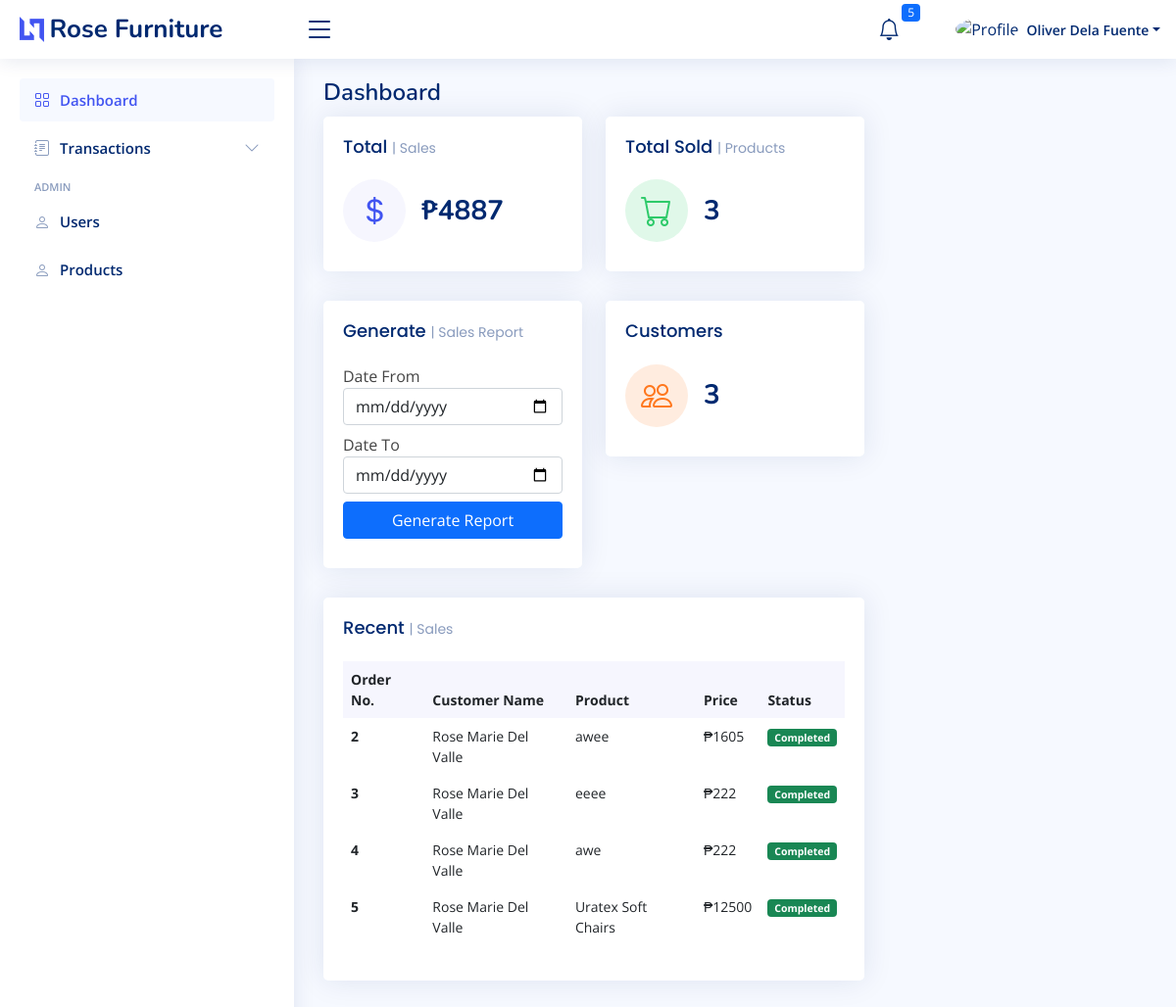
Before: /ecommerce/dashboard (signed in) with the older database file.
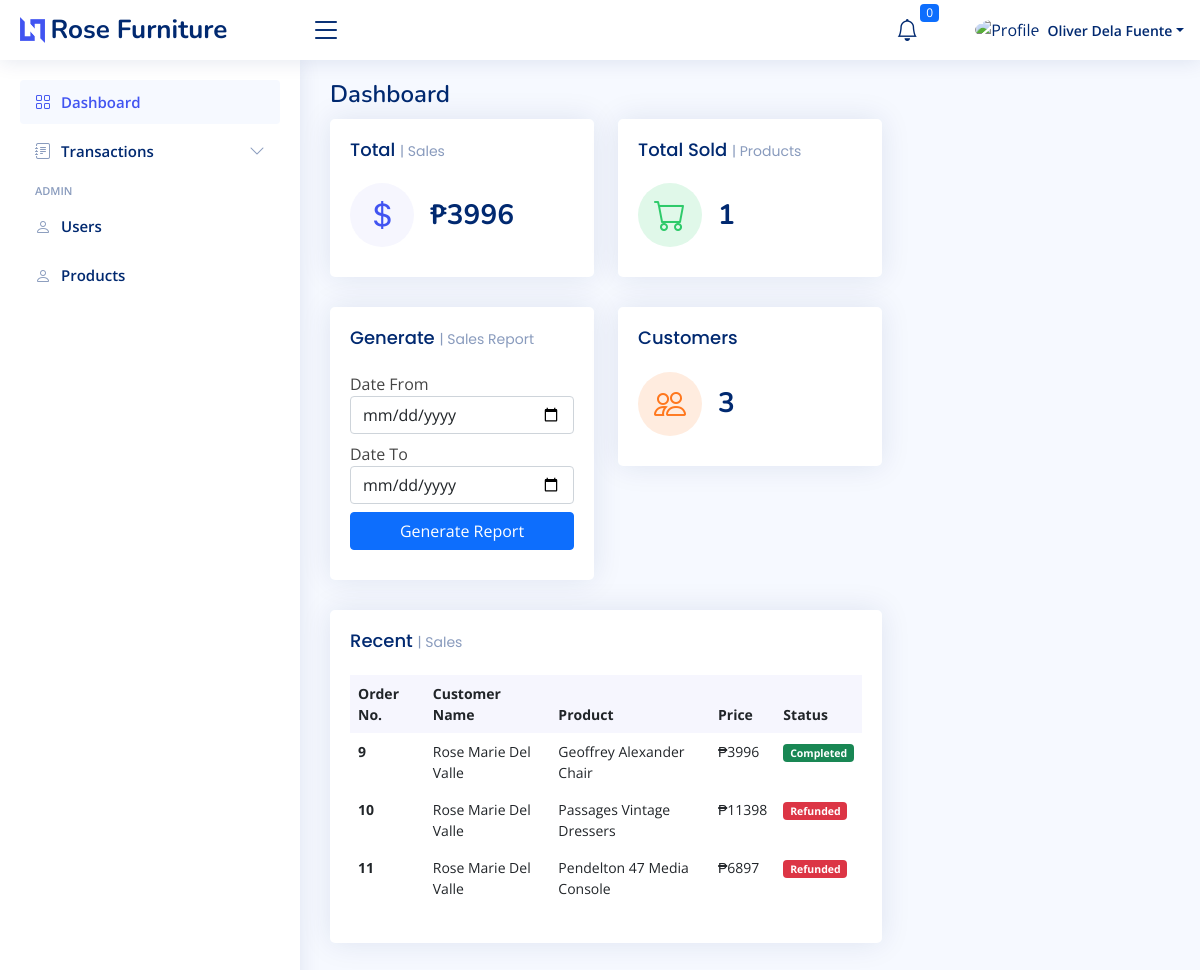
After: the same page with the newer database file.
### tables this page shows
CREATE TABLE `tbl_order_detail_items` (
  `order_id` int(11) NOT NULL,
  `product_code` varchar(100) DEFAULT NULL,
  `product_name` varchar(100) DEFAULT NULL,
  `price` varchar(100) DEFAULT NULL,
  `quantity` varchar(100) DEFAULT NULL,
  `payment_method` varchar(100) DEFAULT NULL,
  `user_id` int(11) DEFAULT NULL,
  `detail_code` varchar(100) DEFAULT NULL,
  `date_cancelled` datetime DEFAULT current_timestamp(),
  `status` int(11) DEFAULT 1,
  `to_pay` int(11) DEFAULT 1,
  `to_ship` int(11) DEFAULT 0,
  `to_pickup` int(11) DEFAULT 0,
  `in_transit` int(11) DEFAULT 0,
  `to_deliver` int(11) DEFAULT 0,
  `cart_id` int(11) DEFAULT NULL,
  `to_complete` int(11) DEFAULT 0,
  `group_code` int(11) DEFAULT NULL,
  `rider_id` varchar(100) DEFAULT NULL,
  `refund_status` int(11) DEFAULT 0,
  `date_completed` varchar(100) DEFAULT NULL,
  `rider_refund_id` int(11) DEFAULT NULL,
  `date_created` timestamp NULL DEFAULT current_timestamp()
);

CREATE TABLE `tbl_users` (
  `user_id` int(11) NOT NULL,
  `first_name` varchar(100) DEFAULT NULL,
  `last_name` varchar(100) DEFAULT NULL,
  `address` varchar(250) DEFAULT NULL,
  `contact_no` varchar(50) DEFAULT NULL,
  `username` varchar(100) DEFAULT NULL,
  `password` varchar(100) DEFAULT NULL,
  `email` varchar(100) DEFAULT NULL,
  `group_code` int(11) DEFAULT NULL,
  `status` int(11) DEFAULT 1
);

### ecommerce/dashboard.php (the view, shortened to what the changed rows need)
<?php include '../includes/header_ecommerce.php'; ?>
<div class="pagetitle">
  <h1>Dashboard</h1>
</div>
<section class="section dashboard">
  <div class="row">
    <div class="col-lg-8">
      <div class="row">
        <div class="col-xxl-4 col-md-6">
          <div class="card info-card sales-card">
            <div class="card-body">
              <div class="d-flex align-items-center">
                <div class="ps-3">
                  <h6>₱<?php
                        $sql = mysqli_query($conn, "SELECT SUM(price) as price, SUM(quantity) as 'quantity', COUNT(order_id) as 'count' FROM `tbl_order_detail_items` WHERE to_complete = 2 AND refund_status IN (0,1)");
                        $row = mysqli_fetch_assoc($sql);
                        echo $row['price'] * $row['quantity'];
                        ?></h6>
                </div>
              </div>
            </div>
          </div>
        </div>
        <div class="col-xxl-4 col-md-6">
          <div class="card info-card revenue-card">
            <div class="card-body">
              <div class="d-flex align-items-center">
                <div class="ps-3">
                  <h6><?php
                      $sqlProductCount = mysqli_query($conn, "SELECT COUNT(order_id) as 'count' FROM tbl_order_detail_items WHERE to_complete = 2 AND refund_status IN (0,1)");
                      $fetchCount = mysqli_fetch_assoc($sqlProductCount);
                      echo $fetchCount['count'];
                      ?></h6>
                </div>
              </div>
            </div>
          </div>
        </div>
        <div class="col-12">
          <div class="card recent-sales overflow-auto">
            <div class="card-body">
              <table class="table table-borderless table-responsive">
                <thead>
                  <tr>
                    <th scope="col">Order No.</th>
                    <th scope="col">Customer Name</th>
                    <th scope="col">Product</th>
                    <th scope="col">Price</th>
                    <th scope="col">Status</th>
                  </tr>
                </thead>
                <tbody>
                  <?php
                  $sql = mysqli_query($conn, "SELECT * FROM tbl_order_detail_items WHERE to_complete = 2 ORDER BY order_id ASC LIMIT 5");
                  if (mysqli_num_rows($sql) > 0) {
                    while ($row = mysqli_fetch_assoc($sql)) {
                      $sqlName = mysqli_query($conn, "SELECT first_name, last_name FROM tbl_users WHERE user_id = '" . $row['user_id'] . "' ");
                      $fetchName = mysqli_fetch_assoc($sqlName);
                      $fullname = $fetchName['first_name'] . ' ' . $fetchName['last_name'];
                      $total = $row['price'] * $row['quantity'];
                  ?>
                      <tr>
                        <th scope="row"><?= $row['order_id'] ?></th>
                        <td><?= $fullname ?></td>
                        <td><?= $row['product_name'] ?></td>
                        <td>₱<?= $total ?></td>
                        <td>
                          <?php
                          if ($row['refund_status'] == "7") {
                          ?>
                            <span class="badge bg-danger">Refunded</span>
                          <?php
                          } else {
                          ?>
                            <span class="badge bg-success">Completed</span>
                          <?php
                          }
                          ?>
                        </td>
                      </tr>
                    <?php
                    }
                  } else {
                    ?>
                    <tr>
                      <td class="">No data available!</td>
                    </tr>
                  <?php
                  }
                  ?>
                </tbody>
              </table>
            </div>
          </div>
        </div>
      </div>
    </div>
  </div>
</section>
<?php include '../includes/footer_ecommerce.php'; ?>

### includes/header_ecommerce.php (shortened to what the changed rows need)
<?php
@require_once '../database/connection.php';
@$date = new DateTime('now', new DateTimeZone('Asia/Manila'));
@$new_date = @$date->format('Y-m-d H:i:s');
@$sqlDate = mysqli_query($conn, "SELECT date_completed FROM tbl_order_detail_items WHERE refund_status = 1 ");
@$fetchDate = mysqli_fetch_assoc($sqlDate);
if(@$new_date > @$fetchDate['date_completed']){
  @$updateRefund = "UPDATE tbl_order_detail_items SET refund_status = 0 WHERE refund_status = 1 ";
  mysqli_query($conn, $updateRefund);
}
?>
<!DOCTYPE html>
<html lang="en">
<head>
  <link href="https://cdn.jsdelivr.net/npm/select2@4.1.0-rc.0/dist/css/select2.min.css" rel="stylesheet" />
  <link rel="stylesheet" href="https://cdnjs.cloudflare.com/ajax/libs/font-awesome/6.4.2/css/all.min.css" />
  <link href="assets/vendor/bootstrap-icons/bootstrap-icons.css" rel="stylesheet">
  <link href="assets/vendor/boxicons/css/boxicons.min.css" rel="stylesheet">
  <link href="assets/vendor/quill/quill.snow.css" rel="stylesheet">
  <link href="assets/vendor/quill/quill.bubble.css" rel="stylesheet">
  <link href="assets/vendor/remixicon/remixicon.css" rel="stylesheet">
  <link href="assets/css/bootstrap.min.css" rel="stylesheet">
  <link rel="stylesheet" href="assets/css/bsDatatable.css">
  <link href="https://cdn.jsdelivr.net/npm/sweetalert2@11.7.32/dist/sweetalert2.min.css" rel="stylesheet">
  <link href="assets/css/style.css" rel="stylesheet">
</head>
<body>
  <header id="header" class="header fixed-top d-flex align-items-center">
    <nav class="header-nav ms-auto">
      <ul class="d-flex align-items-center">
        <li class="nav-item dropdown">
          <a class="nav-link nav-icon" href="#" data-bs-toggle="dropdown">
            <i class="bi bi-bell"></i>
            <span class="badge bg-primary badge-number">
              <?php
              $sqlCountAdmin = mysqli_query($conn, "SELECT COUNT(notification_id) as 'id' FROM tbl_notifications WHERE receiver_id = '" . $_SESSION['user_id'] . "' AND status = 1 ");
              $rowCoundAdmin = mysqli_fetch_assoc($sqlCountAdmin);
              echo $rowCoundAdmin['id'];
              ?>
            </span>
          </a>
        </li>
      </ul>
    </nav>
  </header>
  <main id="main" class="main">

Changed rows visible on the page:
no longer on this page (row edited): tbl_order_detail_items: order_id "2", user.last_name "Rose Marie Del Valle", product_name "awee", total "1605", refund_status "Completed"
no longer on this page (row edited): tbl_order_detail_items: order_id "3", user.last_name "Rose Marie Del Valle", product_name "eeee", total "222", refund_status "Completed"
no longer on this page (row edited): tbl_order_detail_items: order_id "4", user.last_name "Rose Marie Del Valle", product_name "awe", total "222", refund_status "Completed"
no longer on this page (row edited): tbl_order_detail_items: order_id "5", user.last_name "Rose Marie Del Valle", product_name "Uratex Soft Chairs", total "12500", refund_status "Completed"
added tbl_order_detail_items: order_id "9", user.last_name "Rose Marie Del Valle", product_name "Geoffrey Alexander Chair", total "3996", refund_status "Completed"
added tbl_order_detail_items: order_id "10", user.last_name "Rose Marie Del Valle", product_name "Passages Vintage Dressers", total "11398", refund_status "Refunded"
added tbl_order_detail_items: order_id "11", user.last_name "Rose Marie Del Valle", product_name "Pendelton 47 Media Console", total "6897", refund_status "Refunded"
Other visible differences:
$rowCoundAdmin['id']: "5" → "0"
$row['price'] * $row['quantity']: "4887" → "3996"
$fetchCount['count']: "3" → "1"
